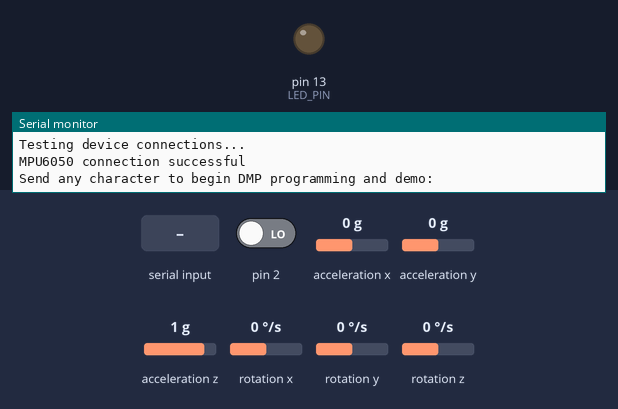
Bench run of a sketch on a simulated Arduino Uno, built with avr-gcc and run on an emulated ATmega328P. On the bench: output pins drawn as LEDs (lit = HIGH), the last lines printed to the serial monitor. Dashed ring = blinking. Inputs (shaded band) come from the test bench; at power-on: acceleration x 0 g, acceleration z 1 g, rotation z 0 °/s, acceleration y 0 g, pin 2 LOW, rotation x 0 °/s, rotation y 0 °/s. The sensor or clock chip raises its interrupt line as the real part does.

Above: at 0.9 s.
1.0 s: "1" received over Serial
At 1.67 s:
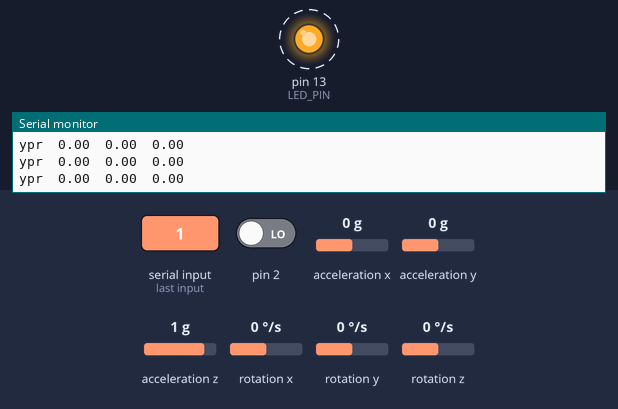
4.0 s: acceleration x set to -1.4 g
7.0 s: acceleration z set to 0 g
10.0 s: rotation z set to -192 °/s
13.0 s: rotation z set to 0 °/s
16.0 s: acceleration y set to -1.4 g
Timing chart, 0 to 20.0 s (numbered marks = the images above; inputs shaded):
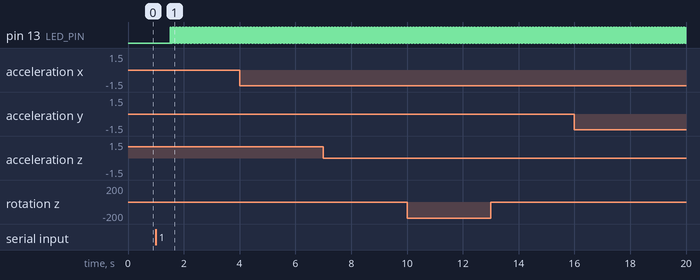

Measured:
- after the input at 1.0 s, pin 13 (LED_PIN): alternates HIGH for 0.01 s and LOW for 0.01 s, starting after 0.52 s

The sketch:

mpu6050.ino
```cpp
// I2Cdev and MPU6050 must be installed as libraries, or else the .cpp/.h files
// for both classes must be in the include path of your project
#include "I2Cdev.h"

#include "MPU6050_6Axis_MotionApps20.h"
//#include "MPU6050.h" // not necessary if using MotionApps include file

// Arduino Wire library is required if I2Cdev I2CDEV_ARDUINO_WIRE implementation
// is used in I2Cdev.h
#if I2CDEV_IMPLEMENTATION == I2CDEV_ARDUINO_WIRE
    #include "Wire.h"
#endif

// class default I2C address is 0x68
// specific I2C addresses may be passed as a parameter here
// AD0 low = 0x68 (default for SparkFun breakout and InvenSense evaluation board)
// AD0 high = 0x69
MPU6050 mpu;
//MPU6050 mpu(0x69); // <-- use for AD0 high


#define LED_PIN 13 // (Arduino is 13, Teensy is 11, Teensy++ is 6)
bool blinkState = false;

// MPU control/status vars
bool dmpReady = false;  // set true if DMP init was successful
uint8_t mpuIntStatus;   // holds actual interrupt status byte from MPU
uint8_t devStatus;      // return status after each device operation (0 = success, !0 = error)
uint16_t packetSize;    // expected DMP packet size (default is 42 bytes)
uint16_t fifoCount;     // count of all bytes currently in FIFO
uint8_t fifoBuffer[64]; // FIFO storage buffer

// orientation/motion vars
Quaternion q;           // [w, x, y, z]         quaternion container
VectorFloat gravity;    // [x, y, z]            gravity vector

float ypr[3];           // [yaw, pitch, roll]   yaw/pitch/roll container and gravity vector


// ================================================================
// ===               INTERRUPT DETECTION ROUTINE                ===
// ================================================================

volatile bool mpuInterrupt = false;     // indicates whether MPU interrupt pin has gone high
void dmpDataReady() {
    mpuInterrupt = true;
}


// ================================================================
// ===                      INITIAL SETUP                       ===
// ================================================================

void setup() {
    // join I2C bus (I2Cdev library doesn't do this automatically)

    Wire.begin();
    // initialize serial communication
    // (115200 chosen because it is required for Teapot Demo output, but it's
    // really up to you depending on your project)
    Serial.begin(115200);
    while (!Serial); // wait for Leonardo enumeration, others continue immediately


    // initialize device
    Serial.println(F("Initializing I2C devices..."));
    mpu.initialize();

    // verify connection
    Serial.println(F("Testing device connections..."));
    Serial.println(mpu.testConnection() ? F("MPU6050 connection successful") : F("MPU6050 connection failed"));

    // wait for ready
    Serial.println(F("\nSend any character to begin DMP programming and demo: "));
    while (Serial.available() && Serial.read()); // empty buffer
    while (!Serial.available());                 // wait for data
    while (Serial.available() && Serial.read()); // empty buffer again

    // load and configure the DMP
    Serial.println(F("Initializing DMP..."));
    devStatus = mpu.dmpInitialize();

    // supply your own gyro offsets here, scaled for min sensitivity
   /* mpu.setXGyroOffset(220);
    mpu.setYGyroOffset(76);
    mpu.setZGyroOffset(-85);
    mpu.setZAccelOffset(1788); // 1688 factory default for my test chip
*/ //calibrate();
    // make sure it worked (returns 0 if so)
    if (devStatus == 0) {
        // turn on the DMP, now that it's ready
        Serial.println(F("Enabling DMP..."));
        mpu.setDMPEnabled(true);

        // enable Arduino interrupt detection
        Serial.println(F("Enabling interrupt detection (Arduino external interrupt 0)..."));
        attachInterrupt(0, dmpDataReady, RISING);
        mpuIntStatus = mpu.getIntStatus();

        // set our DMP Ready flag so the main loop() function knows it's okay to use it
        Serial.println(F("DMP ready! Waiting for first interrupt..."));
        dmpReady = true;

        // get expected DMP packet size for later comparison
        packetSize = mpu.dmpGetFIFOPacketSize();
    } else {
        // ERROR!
        // 1 = initial memory load failed
        // 2 = DMP configuration updates failed
        // (if it's going to break, usually the code will be 1)
        Serial.print(F("DMP Initialization failed (code "));
        Serial.print(devStatus);
        Serial.println(F(")"));
    }

    // configure LED for output
    pinMode(LED_PIN, OUTPUT);
}


// ================================================================
// ===                    MAIN PROGRAM LOOP                     ===
// ================================================================

void loop() {
    // if programming failed, don't try to do anything
  //  Serial.println("reached here ");

    // wait for MPU interrupt or extra packet(s) available
    while (!mpuInterrupt && fifoCount < packetSize) {

        // other program behavior stuff here
        // .
        // .
        // .
        // if you are really paranoid you can frequently test in between other
        // stuff to see if mpuInterrupt is true, and if so, "break;" from the
        // while() loop to immediately process the MPU data
        // .
        // .
        // .
    }

    // reset interrupt flag and get INT_STATUS byte
    mpuInterrupt = false;
    mpuIntStatus = mpu.getIntStatus();

    // get current FIFO count
    fifoCount = mpu.getFIFOCount();

    // check for overflow (this should never happen unless our code is too inefficient)
    if ((mpuIntStatus & 0x10) || fifoCount == 1024) {
        // reset so we can continue cleanly
        mpu.resetFIFO();
        Serial.println(F("FIFO overflow!"));

    // otherwise, check for DMP data ready interrupt (this should happen frequently)
    } else if (mpuIntStatus & 0x02) {
        // wait for correct available data length, should be a VERY short wait
        while (fifoCount < packetSize) fifoCount = mpu.getFIFOCount();

        // read a packet from FIFO
        mpu.getFIFOBytes(fifoBuffer, packetSize);

        // track FIFO count here in case there is > 1 packet available
        // (this lets us immediately read more without waiting for an interrupt)
        fifoCount -= packetSize;


            // display Euler angles in degrees
            mpu.dmpGetQuaternion(&q, fifoBuffer);
            mpu.dmpGetGravity(&gravity, &q);
            mpu.dmpGetYawPitchRoll(ypr, &q, &gravity);
            Serial.print("ypr\t");
            Serial.print(ypr[0] * 180/M_PI);
            Serial.print("\t");
            Serial.print(ypr[1] * 180/M_PI);
            Serial.print("\t");
            Serial.println(ypr[2] * 180/M_PI);


        // blink LED to indicate activity
        blinkState = !blinkState;
        digitalWrite(LED_PIN, blinkState);
    }
}
void calibrate(){
  int16_t ax, ay, az,gx, gy, gz;
  int buffersize=1000;     //Amount of readings used to average, make it higher to get more precision but sketch will be slower  (default:1000)
  int acel_deadzone=8;     //Acelerometer error allowed, make it lower to get more precision, but sketch may not converge  (default:8)
  int giro_deadzone=1;     //Giro error allowed, make it lower to get more precision, but sketch may not converge  (default:1)
  int mean_ax,mean_ay,mean_az,mean_gx,mean_gy,mean_gz,state=0;
  int ax_offset,ay_offset,az_offset,gx_offset,gy_offset,gz_offset;
 // Serial.println("\nMPU6050 Calibration Sketch");
  delay(2000);
 // Serial.println("\nYour MPU6050 should be placed in horizontal position, with package letters facing up. \nDon't touch it until you see a finish message.\n");
  delay(3000);
  // verify connection
 // Serial.println(mpu.testConnection() ? "MPU6050 connection successful" : "MPU6050 connection failed");
  delay(1000);
  // reset offsets
  mpu.setXAccelOffset(0);
  mpu.setYAccelOffset(0);
  mpu.setZAccelOffset(0);
  mpu.setXGyroOffset(0);
  mpu.setYGyroOffset(0);
  mpu.setZGyroOffset(0);
 // Serial.println("\nReading sensors for first time...");

///////////////////////////////////////////////////////////////mean sensors function

  long i=0,buff_ax=0,buff_ay=0,buff_az=0,buff_gx=0,buff_gy=0,buff_gz=0;

  while (i<(buffersize+101)){
    // read raw accel/gyro measurements from device
    mpu.getMotion6(&ax, &ay, &az, &gx, &gy, &gz);

    if (i>100 && i<=(buffersize+100)){ //First 100 measures are discarded
      buff_ax=buff_ax+ax;
      buff_ay=buff_ay+ay;
      buff_az=buff_az+az;
      buff_gx=buff_gx+gx;
      buff_gy=buff_gy+gy;
      buff_gz=buff_gz+gz;
    }
    if (i==(buffersize+100)){
      mean_ax=buff_ax/buffersize;
      mean_ay=buff_ay/buffersize;
      mean_az=buff_az/buffersize;
      mean_gx=buff_gx/buffersize;
      mean_gy=buff_gy/buffersize;
      mean_gz=buff_gz/buffersize;
    }
    i++;
    delay(2); //Needed so we don't get repeated measures
  }
//////////////////////////////////////////////////////////////////mean sensors finish

  delay(1000);
 // Serial.println("\nCalculating offsets...");
////////////////////////////////////////////////////////// calibration function

  ax_offset=-mean_ax/8;
  ay_offset=-mean_ay/8;
  az_offset=(16384-mean_az)/8;

  gx_offset=-mean_gx/4;
  gy_offset=-mean_gy/4;
  gz_offset=-mean_gz/4;
  while (1){
    int ready=0;
    mpu.setXAccelOffset(ax_offset);
    mpu.setYAccelOffset(ay_offset);
    mpu.setZAccelOffset(az_offset);

    mpu.setXGyroOffset(gx_offset);
    mpu.setYGyroOffset(gy_offset);
    mpu.setZGyroOffset(gz_offset);

//////////////////////////////////////////////////////////////////////////// meansensors function

  long i=0,buff_ax=0,buff_ay=0,buff_az=0,buff_gx=0,buff_gy=0,buff_gz=0;

  while (i<(buffersize+101)){
    // read raw accel/gyro measurements from device
    mpu.getMotion6(&ax, &ay, &az, &gx, &gy, &gz);

    if (i>100 && i<=(buffersize+100)){ //First 100 measures are discarded
      buff_ax=buff_ax+ax;
      buff_ay=buff_ay+ay;
      buff_az=buff_az+az;
      buff_gx=buff_gx+gx;
      buff_gy=buff_gy+gy;
      buff_gz=buff_gz+gz;
    }
    if (i==(buffersize+100)){
      mean_ax=buff_ax/buffersize;
      mean_ay=buff_ay/buffersize;
      mean_az=buff_az/buffersize;
      mean_gx=buff_gx/buffersize;
      mean_gy=buff_gy/buffersize;
      mean_gz=buff_gz/buffersize;
    }
    i++;
    delay(2); //Needed so we don't get repeated measures
  }


///////////////////////////////////////////////////////////////meansensors finish
   // Serial.println("...");

    if (abs(mean_ax)<=acel_deadzone) ready++;
    else ax_offset=ax_offset-mean_ax/acel_deadzone;

    if (abs(mean_ay)<=acel_deadzone) ready++;
    else ay_offset=ay_offset-mean_ay/acel_deadzone;

    if (abs(16384-mean_az)<=acel_deadzone) ready++;
    else az_offset=az_offset+(16384-mean_az)/acel_deadzone;

    if (abs(mean_gx)<=giro_deadzone) ready++;
    else gx_offset=gx_offset-mean_gx/(giro_deadzone+1);

    if (abs(mean_gy)<=giro_deadzone) ready++;
    else gy_offset=gy_offset-mean_gy/(giro_deadzone+1);

    if (abs(mean_gz)<=giro_deadzone) ready++;
    else gz_offset=gz_offset-mean_gz/(giro_deadzone+1);

    if (ready==6) break;
  }

//////////////////////////////////////////////////////////////////////function finish

 // Serial.println("\nFINISHED!");
 // Serial.print("Your offsets:\t");
  //  Serial.print(ax_offset);
  //  Serial.print("\t");
   // Serial.print(ay_offset);
   // Serial.print("\t");
   // Serial.print(az_offset);
    //Serial.print("\t");
    //Serial.print(gx_offset);
    //Serial.print("\t");
    //Serial.print(gy_offset);
    //Serial.print("\t");
    //Serial.println(gz_offset);
    //Serial.println("\nData is printed as: acelX acelY acelZ giroX giroY giroZ");
    //Serial.println("Check that your sensor readings are close to 0 0 16384 0 0 0");
    //Serial.println("If calibration was succesful write down your offsets so you can set them in your projects using something similar to mpu.setXAccelOffset(youroffset)");
    mpu.setXAccelOffset(ax_offset);
    mpu.setYAccelOffset(ay_offset);
    mpu.setZAccelOffset(az_offset);
    mpu.setXGyroOffset(gx_offset);
    mpu.setYGyroOffset(gy_offset);
    mpu.setZGyroOffset(gz_offset);
}
```
